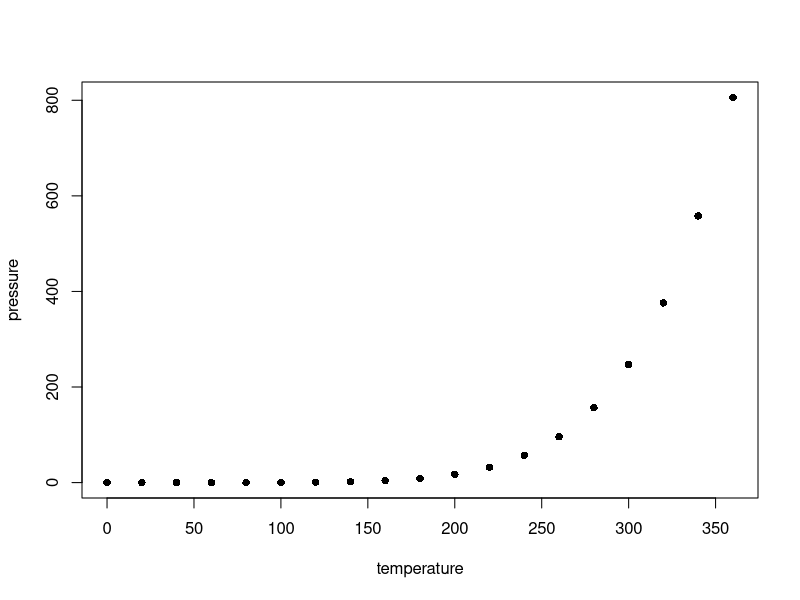
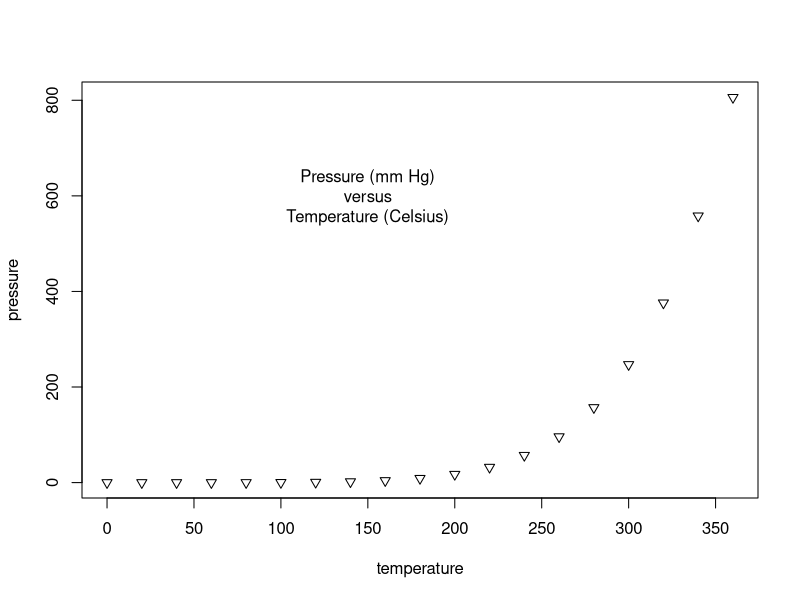
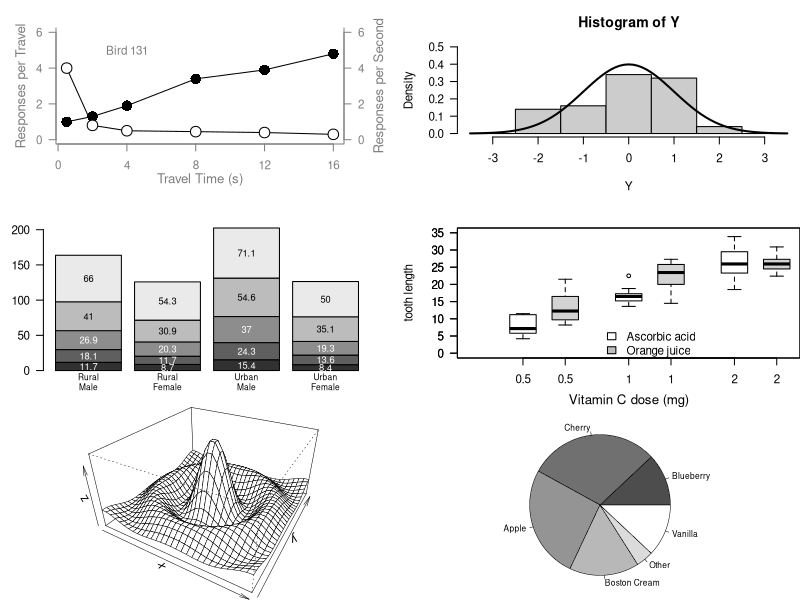

Recreate these plots in R, in order. (Note: this script raises an error after producing the figures.)
## ---- chunk 1
### Paul Murrell's R examples (selected)

# Basic plot
plot(pressure, pch = 16)
plot(pressure, pch = 25)
text(150, 600, "Pressure (mm Hg)\nversus\nTemperature (Celsius)")

# Dual line plot with axis customization
par(mfrow = c(3, 2))
x <- c(0.5, 2, 4, 8, 12, 16)
y1 <- c(1, 1.3, 1.9, 3.4, 3.9, 4.8)
y2 <- c(4, 0.8, 0.5, 0.45, 0.4, 0.3)

par(las = 1, mar = c(4, 4, 2, 4), cex = 0.7)
plot.new()
plot.window(range(x), c(0, 6))
lines(x, y1)
lines(x, y2)
points(x, y1, pch = 16, cex = 2)
points(x, y2, pch = 21, bg = "white", cex = 2)
par(col = "gray50", fg = "gray50", col.axis = "gray50")
axis(1, at = seq(0, 16, 4))
axis(2, at = seq(0, 6, 2))
axis(4, at = seq(0, 6, 2))
box(bty = "u")
mtext("Travel Time (s)", side = 1, line = 2, cex = 0.8)
mtext("Responses per Travel", side = 2, line = 2, las = 0, cex = 0.8)
mtext("Responses per Second", side = 4, line = 2, las = 0, cex = 0.8)
text(4, 5, "Bird 131")

# Histogram with normal curve
par(mar = c(5.1, 4.1, 4.1, 2.1), col = "black", fg = "black", col.axis = "black")
Y <- rnorm(50)
Y[Y < -3.5 | Y > 3.5] <- NA
x <- seq(-3.5, 3.5, 0.1)
dn <- dnorm(x)
par(mar = c(4.5, 4.1, 3.1, 0))
hist(Y, breaks = seq(-3.5, 3.5), ylim = c(0, 0.5), col = "gray80", freq = FALSE)
lines(x, dn, lwd = 2)

# Barplot with labels
par(mar = c(2, 3.1, 2, 2.1))
midpts <- barplot(VADeaths, col = gray(0.1 + seq(1, 9, 2) / 11), names = rep("", 4))
mtext(sub(" ", "\n", colnames(VADeaths)), at = midpts, side = 1, line = 0.5, cex = 0.5)
text(rep(midpts, each = 5), apply(VADeaths, 2, cumsum) - VADeaths / 2,
     VADeaths, col = rep(c("white", "black"), times = 3:2), cex = 0.8)

# Boxplot comparison
par(mar = c(3, 4.1, 2, 0))
boxplot(len ~ dose, data = ToothGrowth, boxwex = 0.25, at = 1:3 - 0.2,
        subset = supp == "VC", col = "white", xlab = "", ylab = "tooth length", ylim = c(0, 35))
mtext("Vitamin C dose (mg)", side = 1, line = 2.5, cex = 0.8)
boxplot(len ~ dose, data = ToothGrowth, add = TRUE, boxwex = 0.25, at = 1:3 + 0.2,
        subset = supp == "OJ")
legend(1.5, 9, c("Ascorbic acid", "Orange juice"), fill = c("white", "gray"), bty = "n")

# Perspective plot
par(mar = c(5.1, 4.1, 4.1, 2.1))
x <- seq(-10, 10, length = 30)
y <- x
f <- function(x, y) { r <- sqrt(x^2 + y^2); 10 * sin(r) / r }
z <- outer(x, y, f)
z[is.na(z)] <- 1
par(mar = c(0, 0.5, 0, 0), lwd = 0.5)
persp(x, y, z, theta = 30, phi = 30, expand = 0.5)

# Pie chart
par(mar = c(0, 2, 1, 2), xpd = FALSE, cex = 0.5)
pie.sales <- c(0.12, 0.3, 0.26, 0.16, 0.04, 0.12)
names(pie.sales) <- c("Blueberry", "Cherry", "Apple", "Boston Cream", "Other", "Vanilla")
pie(pie.sales, col = gray(seq(0.3, 1.0, length = 6)))

# Image inclusion
knitr::include_graphics("images/assignment2plots.png")
